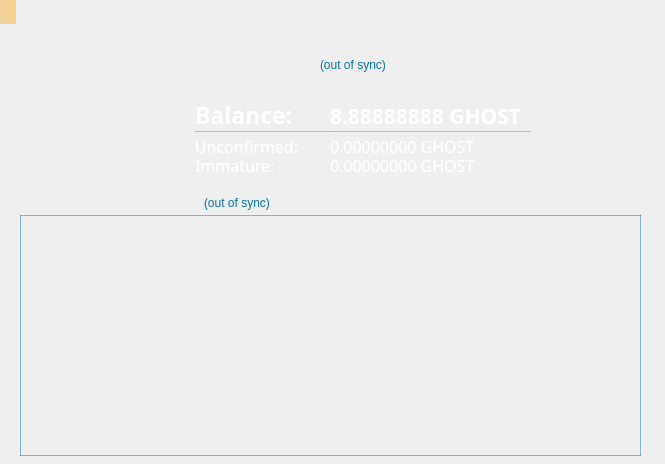
<?xml version="1.0" encoding="UTF-8"?>
<ui version="4.0">
 <class>OverviewPage</class>
 <widget class="QWidget" name="OverviewPage">
  <property name="geometry">
   <rect>
    <x>0</x>
    <y>0</y>
    <width>665</width>
    <height>464</height>
   </rect>
  </property>
  <property name="sizePolicy">
   <sizepolicy hsizetype="Preferred" vsizetype="Preferred">
    <horstretch>0</horstretch>
    <verstretch>0</verstretch>
   </sizepolicy>
  </property>
  <property name="minimumSize">
   <size>
    <width>665</width>
    <height>464</height>
   </size>
  </property>
  <property name="windowTitle">
   <string>Form</string>
  </property>
  <property name="styleSheet">
   <string notr="true"/>
  </property>
  <widget class="QLabel" name="labelAlerts">
   <property name="geometry">
    <rect>
     <x>0</x>
     <y>0</y>
     <width>16</width>
     <height>24</height>
    </rect>
   </property>
   <property name="visible">
    <bool>false</bool>
   </property>
   <property name="styleSheet">
    <string notr="true">background-color: QLinearGradient(x1:0, y1:0, x2:1, y2:0, stop:0 #F0D0A0, stop:1 #F8D488); color:#000000;</string>
   </property>
   <property name="wordWrap">
    <bool>true</bool>
   </property>
   <property name="margin">
    <number>3</number>
   </property>
  </widget>
  <widget class="QLabel" name="labelLogoGraphic">
   <property name="geometry">
    <rect>
     <x>10</x>
     <y>10</y>
     <width>311</width>
     <height>91</height>
    </rect>
   </property>
   <property name="text">
    <string/>
   </property>
   <property name="pixmap">
    <pixmap resource="../ghostcoin.qrc">:/images/logo</pixmap>
   </property>
  </widget>
  <widget class="QLabel" name="labelWalletStatus">
   <property name="geometry">
    <rect>
     <x>320</x>
     <y>51</y>
     <width>101</width>
     <height>21</height>
    </rect>
   </property>
   <property name="toolTip">
    <string>The displayed information may be out of date. Your wallet automatically synchronizes with the Ghostcoin network after a connection is established, but this process has not completed yet.</string>
   </property>
   <property name="styleSheet">
    <string notr="true">QLabel { color: #0573A4; }</string>
   </property>
   <property name="text">
    <string notr="true">(out of sync)</string>
   </property>
   <property name="alignment">
    <set>Qt::AlignBottom|Qt::AlignLeading|Qt::AlignLeft</set>
   </property>
   <property name="indent">
    <number>0</number>
   </property>
  </widget>
  <widget class="QLabel" name="labelBalanceText">
   <property name="geometry">
    <rect>
     <x>195</x>
     <y>96</y>
     <width>136</width>
     <height>36</height>
    </rect>
   </property>
   <property name="font">
    <font>
     <family>Droid Sans</family>
     <pointsize>17</pointsize>
     <weight>75</weight>
     <bold>true</bold>
    </font>
   </property>
   <property name="styleSheet">
    <string notr="true">color: #FFFFFF; border: 1px solid rgba(5, 115, 164, 80); border-top: 0px; border-right: 0px; border-left: 0px; border-radius: 0px;</string>
   </property>
   <property name="text">
    <string>Balance:</string>
   </property>
   <property name="alignment">
    <set>Qt::AlignBottom|Qt::AlignLeading|Qt::AlignLeft</set>
   </property>
   <property name="indent">
    <number>0</number>
   </property>
  </widget>
  <widget class="QLabel" name="labelBalanceValue">
   <property name="geometry">
    <rect>
     <x>330</x>
     <y>96</y>
     <width>201</width>
     <height>36</height>
    </rect>
   </property>
   <property name="sizePolicy">
    <sizepolicy hsizetype="Preferred" vsizetype="Preferred">
     <horstretch>0</horstretch>
     <verstretch>0</verstretch>
    </sizepolicy>
   </property>
   <property name="font">
    <font>
     <family>Droid Sans</family>
     <pointsize>16</pointsize>
     <weight>75</weight>
     <bold>true</bold>
    </font>
   </property>
   <property name="cursor">
    <cursorShape>ArrowCursor</cursorShape>
   </property>
   <property name="mouseTracking">
    <bool>true</bool>
   </property>
   <property name="focusPolicy">
    <enum>Qt::NoFocus</enum>
   </property>
   <property name="toolTip">
    <string>Your current balance</string>
   </property>
   <property name="styleSheet">
    <string notr="true">color: #FFFFFF; border: 1px solid rgba(5, 115, 164, 80); border-top: 0px; border-right: 0px; border-left: 0px; border-radius: 0px;</string>
   </property>
   <property name="text">
    <string notr="true">8.88888888 GHOST</string>
   </property>
   <property name="scaledContents">
    <bool>false</bool>
   </property>
   <property name="alignment">
    <set>Qt::AlignBottom|Qt::AlignLeading|Qt::AlignLeft</set>
   </property>
   <property name="indent">
    <number>0</number>
   </property>
   <property name="textInteractionFlags">
    <set>Qt::NoTextInteraction</set>
   </property>
  </widget>
  <widget class="QLabel" name="labelUnconfirmedText">
   <property name="geometry">
    <rect>
     <x>195</x>
     <y>132</y>
     <width>136</width>
     <height>26</height>
    </rect>
   </property>
   <property name="font">
    <font>
     <family>Droid Sans</family>
     <pointsize>12</pointsize>
     <weight>50</weight>
     <bold>false</bold>
     <kerning>true</kerning>
    </font>
   </property>
   <property name="styleSheet">
    <string notr="true">color: #FFFFFF;</string>
   </property>
   <property name="text">
    <string>Unconfirmed:</string>
   </property>
   <property name="alignment">
    <set>Qt::AlignBottom|Qt::AlignLeading|Qt::AlignLeft</set>
   </property>
   <property name="indent">
    <number>0</number>
   </property>
  </widget>
  <widget class="QLabel" name="labelUnconfirmedValue">
   <property name="geometry">
    <rect>
     <x>330</x>
     <y>132</y>
     <width>196</width>
     <height>26</height>
    </rect>
   </property>
   <property name="font">
    <font>
     <family>Droid Sans</family>
     <pointsize>12</pointsize>
     <weight>50</weight>
     <bold>false</bold>
    </font>
   </property>
   <property name="cursor">
    <cursorShape>ArrowCursor</cursorShape>
   </property>
   <property name="mouseTracking">
    <bool>true</bool>
   </property>
   <property name="focusPolicy">
    <enum>Qt::NoFocus</enum>
   </property>
   <property name="toolTip">
    <string>Total of transactions that have yet to be confirmed, and do not yet count toward the current balance</string>
   </property>
   <property name="styleSheet">
    <string notr="true">color: #FFFFFF; border-top: 0px; border-bottom: 0px; border-right: 0px; border-left: 0px; border-radius: 0px;</string>
   </property>
   <property name="text">
    <string notr="true">0.00000000 GHOST</string>
   </property>
   <property name="alignment">
    <set>Qt::AlignBottom|Qt::AlignLeading|Qt::AlignLeft</set>
   </property>
   <property name="indent">
    <number>0</number>
   </property>
   <property name="textInteractionFlags">
    <set>Qt::NoTextInteraction</set>
   </property>
  </widget>
  <widget class="QLabel" name="labelImmatureText">
   <property name="geometry">
    <rect>
     <x>195</x>
     <y>151</y>
     <width>136</width>
     <height>26</height>
    </rect>
   </property>
   <property name="font">
    <font>
     <family>Droid Sans</family>
     <pointsize>12</pointsize>
     <weight>50</weight>
     <bold>false</bold>
     <kerning>true</kerning>
    </font>
   </property>
   <property name="styleSheet">
    <string notr="true">color: #FFFFFF;</string>
   </property>
   <property name="text">
    <string>Immature:</string>
   </property>
   <property name="alignment">
    <set>Qt::AlignBottom|Qt::AlignLeading|Qt::AlignLeft</set>
   </property>
   <property name="indent">
    <number>0</number>
   </property>
  </widget>
  <widget class="QLabel" name="labelImmatureValue">
   <property name="geometry">
    <rect>
     <x>330</x>
     <y>151</y>
     <width>196</width>
     <height>26</height>
    </rect>
   </property>
   <property name="font">
    <font>
     <family>Droid Sans</family>
     <pointsize>12</pointsize>
     <weight>50</weight>
     <bold>false</bold>
    </font>
   </property>
   <property name="cursor">
    <cursorShape>ArrowCursor</cursorShape>
   </property>
   <property name="mouseTracking">
    <bool>true</bool>
   </property>
   <property name="focusPolicy">
    <enum>Qt::NoFocus</enum>
   </property>
   <property name="toolTip">
    <string>Mined balance that has not yet matured</string>
   </property>
   <property name="styleSheet">
    <string notr="true">color: #FFFFFF; border-top: 0px; border-bottom: 0px; border-right: 0px; border-left: 0px; border-radius: 0px;</string>
   </property>
   <property name="text">
    <string notr="true">0.00000000 GHOST</string>
   </property>
   <property name="alignment">
    <set>Qt::AlignBottom|Qt::AlignLeading|Qt::AlignLeft</set>
   </property>
   <property name="indent">
    <number>0</number>
   </property>
   <property name="textInteractionFlags">
    <set>Qt::NoTextInteraction</set>
   </property>
  </widget>
  <widget class="QLabel" name="labelBackgroundImage">
   <property name="enabled">
    <bool>true</bool>
   </property>
   <property name="geometry">
    <rect>
     <x>0</x>
     <y>0</y>
     <width>1280</width>
     <height>1024</height>
    </rect>
   </property>
   <property name="text">
    <string/>
   </property>
   <property name="pixmap">
    <pixmap resource="../ghostcoin.qrc">:/images/background_img</pixmap>
   </property>
   <property name="alignment">
    <set>Qt::AlignLeading|Qt::AlignLeft|Qt::AlignTop</set>
   </property>
  </widget>
  <widget class="QLabel" name="labelTransactionsTitle">
   <property name="geometry">
    <rect>
     <x>20</x>
     <y>189</y>
     <width>181</width>
     <height>31</height>
    </rect>
   </property>
   <property name="minimumSize">
    <size>
     <width>0</width>
     <height>0</height>
    </size>
   </property>
   <property name="font">
    <font>
     <family>Droid Sans</family>
     <pointsize>18</pointsize>
     <weight>75</weight>
     <bold>true</bold>
    </font>
   </property>
   <property name="mouseTracking">
    <bool>true</bool>
   </property>
   <property name="autoFillBackground">
    <bool>false</bool>
   </property>
   <property name="styleSheet">
    <string notr="true">background-color: transparent; color: rgb(5, 115, 164);</string>
   </property>
   <property name="frameShadow">
    <enum>QFrame::Sunken</enum>
   </property>
   <property name="lineWidth">
    <number>1</number>
   </property>
   <property name="text">
    <string/>
   </property>
   <property name="pixmap">
    <pixmap resource="../ghostcoin.qrc">:/images/recenttx_title</pixmap>
   </property>
   <property name="alignment">
    <set>Qt::AlignLeading|Qt::AlignLeft|Qt::AlignTop</set>
   </property>
   <property name="margin">
    <number>2</number>
   </property>
   <property name="indent">
    <number>0</number>
   </property>
  </widget>
  <widget class="QLabel" name="labelTransactionsStatus">
   <property name="geometry">
    <rect>
     <x>204</x>
     <y>192</y>
     <width>91</width>
     <height>21</height>
    </rect>
   </property>
   <property name="toolTip">
    <string>The displayed information may be out of date. Your wallet automatically synchronizes with the Ghostcoin network after a connection is established, but this process has not completed yet.</string>
   </property>
   <property name="styleSheet">
    <string notr="true">QLabel { color: #0573A4; }</string>
   </property>
   <property name="text">
    <string notr="true">(out of sync)</string>
   </property>
   <property name="alignment">
    <set>Qt::AlignLeading|Qt::AlignLeft|Qt::AlignVCenter</set>
   </property>
  </widget>
  <widget class="QFrame" name="frame_2">
   <property name="geometry">
    <rect>
     <x>20</x>
     <y>215</y>
     <width>621</width>
     <height>241</height>
    </rect>
   </property>
   <property name="styleSheet">
    <string notr="true">background: url(:/images/background_img); border: 1px solid rgba(5, 115, 164, 120); padding-top: 5px; padding-bottom: 5px; padding-left: 10px; padding-right: 10px;</string>
   </property>
   <property name="frameShape">
    <enum>QFrame::StyledPanel</enum>
   </property>
   <property name="frameShadow">
    <enum>QFrame::Raised</enum>
   </property>
   <layout class="QVBoxLayout" name="verticalLayout">
    <item>
     <widget class="QListView" name="listTransactions">
      <property name="sizePolicy">
       <sizepolicy hsizetype="Preferred" vsizetype="Preferred">
        <horstretch>0</horstretch>
        <verstretch>0</verstretch>
       </sizepolicy>
      </property>
      <property name="minimumSize">
       <size>
        <width>0</width>
        <height>0</height>
       </size>
      </property>
      <property name="styleSheet">
       <string notr="true">background: transparent; border: 0px;</string>
      </property>
      <property name="frameShape">
       <enum>QFrame::NoFrame</enum>
      </property>
      <property name="verticalScrollBarPolicy">
       <enum>Qt::ScrollBarAlwaysOff</enum>
      </property>
      <property name="horizontalScrollBarPolicy">
       <enum>Qt::ScrollBarAlwaysOff</enum>
      </property>
      <property name="selectionMode">
       <enum>QAbstractItemView::NoSelection</enum>
      </property>
     </widget>
    </item>
   </layout>
  </widget>
  <widget class="QPushButton" name="btnWebsiteLogo">
   <property name="geometry">
    <rect>
     <x>580</x>
     <y>10</y>
     <width>81</width>
     <height>21</height>
    </rect>
   </property>
   <property name="sizePolicy">
    <sizepolicy hsizetype="Preferred" vsizetype="Preferred">
     <horstretch>0</horstretch>
     <verstretch>0</verstretch>
    </sizepolicy>
   </property>
   <property name="cursor">
    <cursorShape>ArrowCursor</cursorShape>
   </property>
   <property name="mouseTracking">
    <bool>true</bool>
   </property>
   <property name="focusPolicy">
    <enum>Qt::NoFocus</enum>
   </property>
   <property name="toolTip">
    <string>Visit http://ghostcoin.io</string>
   </property>
   <property name="styleSheet">
    <string notr="true">QPushButton
{
  border-width: 0px;
  background-color: transparent;
}

QPushButton:pressed
{
  background-color: QLinearGradient(x1:0, y1:0, x2:0, y2:1, stop:0 #303035, stop:1 #484846);
}

QPushButton:hover
{
  border: 1px solid #78879B;
  border-radius: 3px;
}
</string>
   </property>
   <property name="icon">
    <iconset resource="../ghostcoin.qrc">
     <normaloff>:/images/site_logo</normaloff>:/images/site_logo</iconset>
   </property>
   <property name="iconSize">
    <size>
     <width>135</width>
     <height>28</height>
    </size>
   </property>
   <property name="flat">
    <bool>true</bool>
   </property>
  </widget>
  <zorder>labelBackgroundImage</zorder>
  <zorder>labelAlerts</zorder>
  <zorder>labelLogoGraphic</zorder>
  <zorder>labelWalletStatus</zorder>
  <zorder>labelBalanceText</zorder>
  <zorder>labelBalanceValue</zorder>
  <zorder>labelUnconfirmedText</zorder>
  <zorder>labelUnconfirmedValue</zorder>
  <zorder>labelImmatureText</zorder>
  <zorder>labelImmatureValue</zorder>
  <zorder>labelTransactionsTitle</zorder>
  <zorder>labelTransactionsStatus</zorder>
  <zorder>frame_2</zorder>
  <zorder>btnWebsiteLogo</zorder>
 </widget>
 <resources>
  <include location="../ghostcoin.qrc"/>
 </resources>
 <connections/>
 <designerdata>
  <property name="gridDeltaX">
   <number>5</number>
  </property>
  <property name="gridDeltaY">
   <number>5</number>
  </property>
  <property name="gridSnapX">
   <bool>true</bool>
  </property>
  <property name="gridSnapY">
   <bool>true</bool>
  </property>
  <property name="gridVisible">
   <bool>true</bool>
  </property>
 </designerdata>
</ui>
